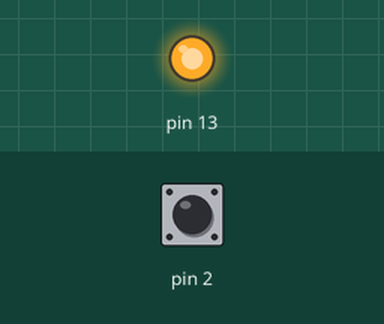
Recording of a sketch running on a simulated Arduino Uno, built with avr-gcc and run on an emulated ATmega328P. Shown: output pins drawn as LEDs (lit = HIGH). Inputs (shaded band) come from the test bench; at power-on: pin 2 HIGH.

Above: at 1.2 s.
1.3 s: pin 2 pulled LOW for 0.15 s
At 1.6 s:
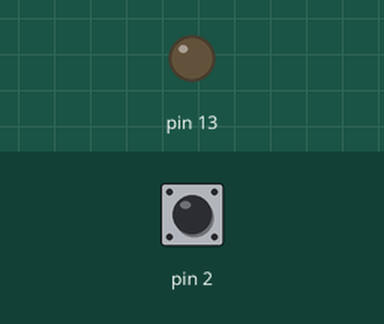
2.9 s: pin 2 pulled LOW for 1 s
At 3.9 s:
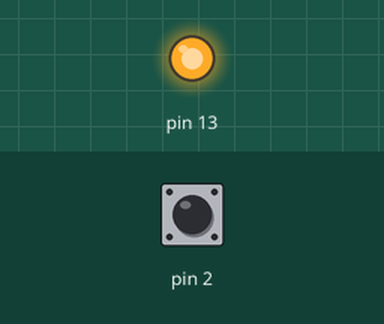
5.4 s: pin 2 pulled LOW for 3.2 s
At 5.9 s:
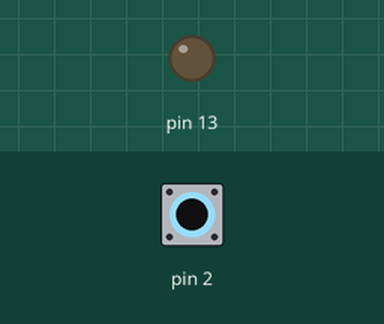
Timing chart, 0 to 8.4 s (numbered marks = the images above; inputs shaded):
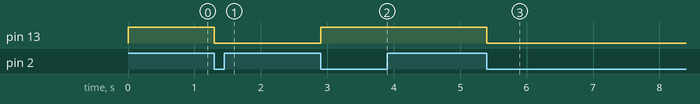

The sketch:

Int0.ino
```cpp
#include <Arduino.h>

void InitComm();
void LEDInit();

void setup()
{
    InitComm();
    sei();
    LEDInit();
}


void loop()
{

}

void LEDInit()
{
    DDRB |= (1 << DDB5);
    PORTB |= (1 << PORTB5);
}

void InitComm()
{
    /*
    * Enable External Interrupt 0
    */
    DDRD &= ~(1 << DDD2); //Input Mode
    PORTD |= (1 << PD2); //Pull Up
    EICRA |= (1 << ISC01); //Falling Edge Trigger
    EIMSK |= (1 << INT0); //Interrupt 1 Enable
}

ISR(INT0_vect)
{
    PORTB ^= (1 << PORTB5);
    delay(100);
}
```

Measured:
- after the input at 1.3 s, pin 13: HIGH → LOW at once
- after the input at 2.9 s, pin 13: LOW → HIGH at once
- after the input at 5.4 s, pin 13: HIGH → LOW at once
